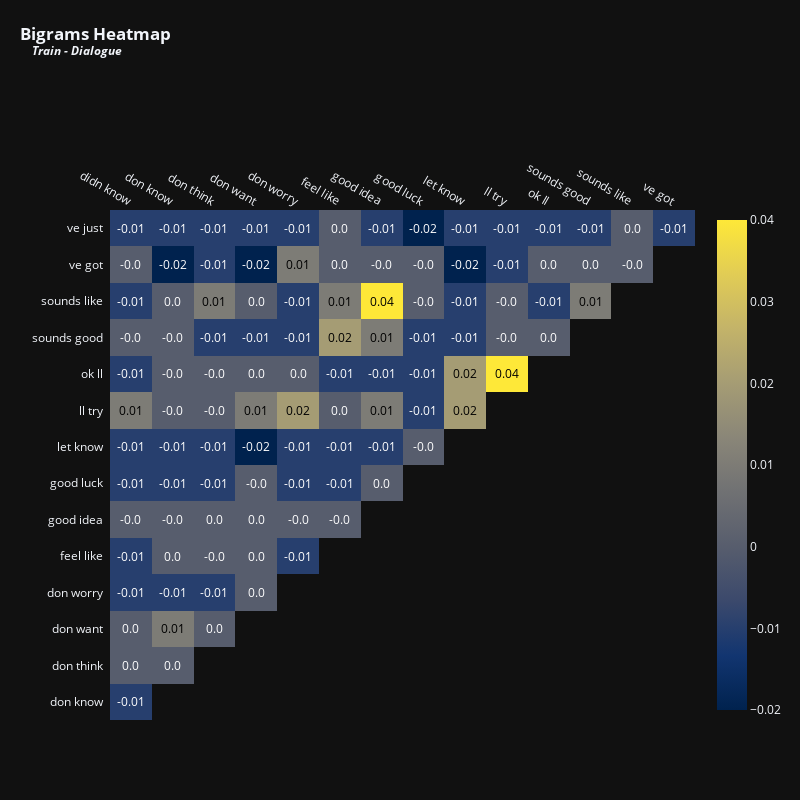

Here is the notebook cell this chart was saved with:
### Markdown cell above
<p style="font-family: Calibri, serif; text-align: left;
          font-size: 24px; letter-spacing: .85px;color: #02011a">Let's now analyze bigrams across dialogues and summaries.</p>

### Code cell
vectorizer = TfidfVectorizer(max_features = 15,stop_words = 'english',ngram_range = (2,2)) # Top 15 terms
x = vectorizer.fit_transform(train['dialogue'].fillna(''))
df_tfidfvect = pd.DataFrame(x.toarray(), columns=vectorizer.get_feature_names_out())
plot_correlation(df_tfidfvect, 'Bigrams', 'Train - Dialogue', 800, 800, 12)

### Figure 1 — Plotly figure (JSON) as saved in the notebook; plotly's stock layout.template omitted (floating-point values rounded to 4 significant figures)
{"data": [{"colorscale": [[0, "#00224e"], [0.1111, "#123570"], [0.2222, "#3b496c"], [0.3333, "#575d6d"], [0.4444, "#707173"], [0.5556, "#8a8678"], [0.6667, "#a59c74"], [0.7778, "#c3b369"], [0.8889, "#e1cc55"], [1, "#fee838"]], "reversescale": false, "showscale": false, "type": "heatmap", "x": ["didn know", "don know", "don think", "don want", "don worry", "feel like", "good idea", "good luck", "let know", "ll try", "ok ll", "sounds good", "sounds like", "ve got"], "y": ["ve just", "ve got", "sounds like", "sounds good", "ok ll", "ll try", "let know", "good luck", "good idea", "feel like", "don worry", "don want", "don think", "don know"], "z": [[-0.01, -0.01, -0.01, -0.01, -0.01, 0, -0.01, -0.02, -0.01, -0.01, -0.01, -0.01, 0, -0.01], [0, -0.02, -0.01, -0.02, 0.01, 0, 0, 0, -0.02, -0.01, 0, 0, 0], [-0.01, 0, 0.01, 0, -0.01, 0.01, 0.04, 0, -0.01, 0, -0.01, 0.01], [0, 0, -0.01, -0.01, -0.01, 0.02, 0.01, -0.01, -0.01, 0, 0], [-0.01, 0, 0, 0, 0, -0.01, -0.01, -0.01, 0.02, 0.04], [0.01, 0, 0, 0.01, 0.02, 0, 0.01, -0.01, 0.02], [-0.01, -0.01, -0.01, -0.02, -0.01, -0.01, -0.01, 0], [-0.01, -0.01, -0.01, 0, -0.01, -0.01, 0], [0, 0, 0, 0, 0, 0], [-0.01, 0, 0, 0, -0.01], [-0.01, -0.01, -0.01, 0], [0, 0.01, 0], [0, 0], [-0.01]]}, {"colorscale": [[0, "#00224e"], [0.1111, "#123570"], [0.2222, "#3b496c"], [0.3333, "#575d6d"], [0.4444, "#707173"], [0.5556, "#8a8678"], [0.6667, "#a59c74"], [0.7778, "#c3b369"], [0.8889, "#e1cc55"], [1, "#fee838"]], "showscale": true, "type": "heatmap", "visible": true, "z": [[-0.01, -0.01, -0.01, -0.01, -0.01, 0, -0.01, -0.02, -0.01, -0.01, -0.01, -0.01, 0, -0.01], [0, -0.02, -0.01, -0.02, 0.01, 0, 0, 0, -0.02, -0.01, 0, 0, 0], [-0.01, 0, 0.01, 0, -0.01, 0.01, 0.04, 0, -0.01, 0, -0.01, 0.01], [0, 0, -0.01, -0.01, -0.01, 0.02, 0.01, -0.01, -0.01, 0, 0], [-0.01, 0, 0, 0, 0, -0.01, -0.01, -0.01, 0.02, 0.04], [0.01, 0, 0, 0.01, 0.02, 0, 0.01, -0.01, 0.02], [-0.01, -0.01, -0.01, -0.02, -0.01, -0.01, -0.01, 0], [-0.01, -0.01, -0.01, 0, -0.01, -0.01, 0], [0, 0, 0, 0, 0, 0], [-0.01, 0, 0, 0, -0.01], [-0.01, -0.01, -0.01, 0], [0, 0.01, 0], [0, 0], [-0.01]]}], "layout": {"annotations": [{"font": {"color": "#FFFFFF", "size": 12}, "showarrow": false, "text": "-0.01", "x": "didn know", "xref": "x", "y": "ve just", "yref": "y"}, {"font": {"color": "#FFFFFF", "size": 12}, "showarrow": false, "text": "-0.01", "x": "don know", "xref": "x", "y": "ve just", "yref": "y"}, {"font": {"color": "#FFFFFF", "size": 12}, "showarrow": false, "text": "-0.01", "x": "don think", "xref": "x", "y": "ve just", "yref": "y"}, {"font": {"color": "#FFFFFF", "size": 12}, "showarrow": false, "text": "-0.01", "x": "don want", "xref": "x", "y": "ve just", "yref": "y"}, {"font": {"color": "#FFFFFF", "size": 12}, "showarrow": false, "text": "-0.01", "x": "don worry", "xref": "x", "y": "ve just", "yref": "y"}, {"font": {"color": "#FFFFFF", "size": 12}, "showarrow": false, "text": "0.0", "x": "feel like", "xref": "x", "y": "ve just", "yref": "y"}, {"font": {"color": "#FFFFFF", "size": 12}, "showarrow": false, "text": "-0.01", "x": "good idea", "xref": "x", "y": "ve just", "yref": "y"}, {"font": {"color": "#FFFFFF", "size": 12}, "showarrow": false, "text": "-0.02", "x": "good luck", "xref": "x", "y": "ve just", "yref": "y"}, {"font": {"color": "#FFFFFF", "size": 12}, "showarrow": false, "text": "-0.01", "x": "let know", "xref": "x", "y": "ve just", "yref": "y"}, {"font": {"color": "#FFFFFF", "size": 12}, "showarrow": false, "text": "-0.01", "x": "ll try", "xref": "x", "y": "ve just", "yref": "y"}, {"font": {"color": "#FFFFFF", "size": 12}, "showarrow": false, "text": "-0.01", "x": "ok ll", "xref": "x", "y": "ve just", "yref": "y"}, {"font": {"color": "#FFFFFF", "size": 12}, "showarrow": false, "text": "-0.01", "x": "sounds good", "xref": "x", "y": "ve just", "yref": "y"}, {"font": {"color": "#FFFFFF", "size": 12}, "showarrow": false, "text": "0.0", "x": "sounds like", "xref": "x", "y": "ve just", "yref": "y"}, {"font": {"color": "#FFFFFF", "size": 12}, "showarrow": false, "text": "-0.01", "x": "ve got", "xref": "x", "y": "ve just", "yref": "y"}, {"font": {"color": "#FFFFFF", "size": 12}, "showarrow": false, "text": "-0.0", "x": "didn know", "xref": "x", "y": "ve got", "yref": "y"}, {"font": {"color": "#FFFFFF", "size": 12}, "showarrow": false, "text": "-0.02", "x": "don know", "xref": "x", "y": "ve got", "yref": "y"}, {"font": {"color": "#FFFFFF", "size": 12}, "showarrow": false, "text": "-0.01", "x": "don think", "xref": "x", "y": "ve got", "yref": "y"}, {"font": {"color": "#FFFFFF", "size": 12}, "showarrow": false, "text": "-0.02", "x": "don want", "xref": "x", "y": "ve got", "yref": "y"}, {"font": {"color": "#000000", "size": 12}, "showarrow": false, "text": "0.01", "x": "don worry", "xref": "x", "y": "ve got", "yref": "y"}, {"font": {"color": "#FFFFFF", "size": 12}, "showarrow": false, "text": "0.0", "x": "feel like", "xref": "x", "y": "ve got", "yref": "y"}, {"font": {"color": "#FFFFFF", "size": 12}, "showarrow": false, "text": "-0.0", "x": "good idea", "xref": "x", "y": "ve got", "yref": "y"}, {"font": {"color": "#FFFFFF", "size": 12}, "showarrow": false, "text": "-0.0", "x": "good luck", "xref": "x", "y": "ve got", "yref": "y"}, {"font": {"color": "#FFFFFF", "size": 12}, "showarrow": false, "text": "-0.02", "x": "let know", "xref": "x", "y": "ve got", "yref": "y"}, {"font": {"color": "#FFFFFF", "size": 12}, "showarrow": false, "text": "-0.01", "x": "ll try", "xref": "x", "y": "ve got", "yref": "y"}, {"font": {"color": "#FFFFFF", "size": 12}, "showarrow": false, "text": "0.0", "x": "ok ll", "xref": "x", "y": "ve got", "yref": "y"}, {"font": {"color": "#FFFFFF", "size": 12}, "showarrow": false, "text": "0.0", "x": "sounds good", "xref": "x", "y": "ve got", "yref": "y"}, {"font": {"color": "#FFFFFF", "size": 12}, "showarrow": false, "text": "-0.0", "x": "sounds like", "xref": "x", "y": "ve got", "yref": "y"}, {"font": {"color": "#FFFFFF", "size": 12}, "showarrow": false, "text": "-0.01", "x": "didn know", "xref": "x", "y": "sounds like", "yref": "y"}, {"font": {"color": "#FFFFFF", "size": 12}, "showarrow": false, "text": "0.0", "x": "don know", "xref": "x", "y": "sounds like", "yref": "y"}, {"font": {"color": "#000000", "size": 12}, "showarrow": false, "text": "0.01", "x": "don think", "xref": "x", "y": "sounds like", "yref": "y"}, {"font": {"color": "#FFFFFF", "size": 12}, "showarrow": false, "text": "0.0", "x": "don want", "xref": "x", "y": "sounds like", "yref": "y"}, {"font": {"color": "#FFFFFF", "size": 12}, "showarrow": false, "text": "-0.01", "x": "don worry", "xref": "x", "y": "sounds like", "yref": "y"}, {"font": {"color": "#000000", "size": 12}, "showarrow": false, "text": "0.01", "x": "feel like", "xref": "x", "y": "sounds like", "yref": "y"}, {"font": {"color": "#000000", "size": 12}, "showarrow": false, "text": "0.04", "x": "good idea", "xref": "x", "y": "sounds like", "yref": "y"}, {"font": {"color": "#FFFFFF", "size": 12}, "showarrow": false, "text": "-0.0", "x": "good luck", "xref": "x", "y": "sounds like", "yref": "y"}, {"font": {"color": "#FFFFFF", "size": 12}, "showarrow": false, "text": "-0.01", "x": "let know", "xref": "x", "y": "sounds like", "yref": "y"}, {"font": {"color": "#FFFFFF", "size": 12}, "showarrow": false, "text": "-0.0", "x": "ll try", "xref": "x", "y": "sounds like", "yref": "y"}, {"font": {"color": "#FFFFFF", "size": 12}, "showarrow": false, "text": "-0.01", "x": "ok ll", "xref": "x", "y": "sounds like", "yref": "y"}, {"font": {"color": "#000000", "size": 12}, "showarrow": false, "text": "0.01", "x": "sounds good", "xref": "x", "y": "sounds like", "yref": "y"}, {"font": {"color": "#FFFFFF", "size": 12}, "showarrow": false, "text": "-0.0", "x": "didn know", "xref": "x", "y": "sounds good", "yref": "y"}, {"font": {"color": "#FFFFFF", "size": 12}, "showarrow": false, "text": "-0.0", "x": "don know", "xref": "x", "y": "sounds good", "yref": "y"}, {"font": {"color": "#FFFFFF", "size": 12}, "showarrow": false, "text": "-0.01", "x": "don think", "xref": "x", "y": "sounds good", "yref": "y"}, {"font": {"color": "#FFFFFF", "size": 12}, "showarrow": false, "text": "-0.01", "x": "don want", "xref": "x", "y": "sounds good", "yref": "y"}, {"font": {"color": "#FFFFFF", "size": 12}, "showarrow": false, "text": "-0.01", "x": "don worry", "xref": "x", "y": "sounds good", "yref": "y"}, {"font": {"color": "#000000", "size": 12}, "showarrow": false, "text": "0.02", "x": "feel like", "xref": "x", "y": "sounds good", "yref": "y"}, {"font": {"color": "#000000", "size": 12}, "showarrow": false, "text": "0.01", "x": "good idea", "xref": "x", "y": "sounds good", "yref": "y"}, {"font": {"color": "#FFFFFF", "size": 12}, "showarrow": false, "text": "-0.01", "x": "good luck", "xref": "x", "y": "sounds good", "yref": "y"}, {"font": {"color": "#FFFFFF", "size": 12}, "showarrow": false, "text": "-0.01", "x": "let know", "xref": "x", "y": "sounds good", "yref": "y"}, {"font": {"color": "#FFFFFF", "size": 12}, "showarrow": false, "text": "-0.0", "x": "ll try", "xref": "x", "y": "sounds good", "yref": "y"}, {"font": {"color": "#FFFFFF", "size": 12}, "showarrow": false, "text": "0.0", "x": "ok ll", "xref": "x", "y": "sounds good", "yref": "y"}, {"font": {"color": "#FFFFFF", "size": 12}, "showarrow": false, "text": "-0.01", "x": "didn know", "xref": "x", "y": "ok ll", "yref": "y"}, {"font": {"color": "#FFFFFF", "size": 12}, "showarrow": false, "text": "-0.0", "x": "don know", "xref": "x", "y": "ok ll", "yref": "y"}, {"font": {"color": "#FFFFFF", "size": 12}, "showarrow": false, "text": "-0.0", "x": "don think", "xref": "x", "y": "ok ll", "yref": "y"}, {"font": {"color": "#FFFFFF", "size": 12}, "showarrow": false, "text": "0.0", "x": "don want", "xref": "x", "y": "ok ll", "yref": "y"}, {"font": {"color": "#FFFFFF", "size": 12}, "showarrow": false, "text": "0.0", "x": "don worry", "xref": "x", "y": "ok ll", "yref": "y"}, {"font": {"color": "#FFFFFF", "size": 12}, "showarrow": false, "text": "-0.01", "x": "feel like", "xref": "x", "y": "ok ll", "yref": "y"}, {"font": {"color": "#FFFFFF", "size": 12}, "showarrow": false, "text": "-0.01", "x": "good idea", "xref": "x", "y": "ok ll", "yref": "y"}, {"font": {"color": "#FFFFFF", "size": 12}, "showarrow": false, "text": "-0.01", "x": "good luck", "xref": "x", "y": "ok ll", "yref": "y"}, {"font": {"color": "#000000", "size": 12}, "showarrow": false, "text": "0.02", "x": "let know", "xref": "x", "y": "ok ll", "yref": "y"}, {"font": {"color": "#000000", "size": 12}, "showarrow": false, "text": "0.04", "x": "ll try", "xref": "x", "y": "ok ll", "yref": "y"}, {"font": {"color": "#000000", "size": 12}, "showarrow": false, "text": "0.01", "x": "didn know", "xref": "x", "y": "ll try", "yref": "y"}, {"font": {"color": "#FFFFFF", "size": 12}, "showarrow": false, "text": "-0.0", "x": "don know", "xref": "x", "y": "ll try", "yref": "y"}, {"font": {"color": "#FFFFFF", "size": 12}, "showarrow": false, "text": "-0.0", "x": "don think", "xref": "x", "y": "ll try", "yref": "y"}, {"font": {"color": "#000000", "size": 12}, "showarrow": false, "text": "0.01", "x": "don want", "xref": "x", "y": "ll try", "yref": "y"}, {"font": {"color": "#000000", "size": 12}, "showarrow": false, "text": "0.02", "x": "don worry", "xref": "x", "y": "ll try", "yref": "y"}, {"font": {"color": "#FFFFFF", "size": 12}, "showarrow": false, "text": "0.0", "x": "feel like", "xref": "x", "y": "ll try", "yref": "y"}, {"font": {"color": "#000000", "size": 12}, "showarrow": false, "text": "0.01", "x": "good idea", "xref": "x", "y": "ll try", "yref": "y"}, {"font": {"color": "#FFFFFF", "size": 12}, "showarrow": false, "text": "-0.01", "x": "good luck", "xref": "x", "y": "ll try", "yref": "y"}, {"font": {"color": "#000000", "size": 12}, "showarrow": false, "text": "0.02", "x": "let know", "xref": "x", "y": "ll try", "yref": "y"}, {"font": {"color": "#FFFFFF", "size": 12}, "showarrow": false, "text": "-0.01", "x": "didn know", "xref": "x", "y": "let know", "yref": "y"}, {"font": {"color": "#FFFFFF", "size": 12}, "showarrow": false, "text": "-0.01", "x": "don know", "xref": "x", "y": "let know", "yref": "y"}, {"font": {"color": "#FFFFFF", "size": 12}, "showarrow": false, "text": "-0.01", "x": "don think", "xref": "x", "y": "let know", "yref": "y"}, {"font": {"color": "#FFFFFF", "size": 12}, "showarrow": false, "text": "-0.02", "x": "don want", "xref": "x", "y": "let know", "yref": "y"}, {"font": {"color": "#FFFFFF", "size": 12}, "showarrow": false, "text": "-0.01", "x": "don worry", "xref": "x", "y": "let know", "yref": "y"}, {"font": {"color": "#FFFFFF", "size": 12}, "showarrow": false, "text": "-0.01", "x": "feel like", "xref": "x", "y": "let know", "yref": "y"}, {"font": {"color": "#FFFFFF", "size": 12}, "showarrow": false, "text": "-0.01", "x": "good idea", "xref": "x", "y": "let know", "yref": "y"}, {"font": {"color": "#FFFFFF", "size": 12}, "showarrow": false, "text": "-0.0", "x": "good luck", "xref": "x", "y": "let know", "yref": "y"}, {"font": {"color": "#FFFFFF", "size": 12}, "showarrow": false, "text": "-0.01", "x": "didn know", "xref": "x", "y": "good luck", "yref": "y"}, {"font": {"color": "#FFFFFF", "size": 12}, "showarrow": false, "text": "-0.01", "x": "don know", "xref": "x", "y": "good luck", "yref": "y"}, {"font": {"color": "#FFFFFF", "size": 12}, "showarrow": false, "text": "-0.01", "x": "don think", "xref": "x", "y": "good luck", "yref": "y"}, {"font": {"color": "#FFFFFF", "size": 12}, "showarrow": false, "text": "-0.0", "x": "don want", "xref": "x", "y": "good luck", "yref": "y"}, {"font": {"color": "#FFFFFF", "size": 12}, "showarrow": false, "text": "-0.01", "x": "don worry", "xref": "x", "y": "good luck", "yref": "y"}, {"font": {"color": "#FFFFFF", "size": 12}, "showarrow": false, "text": "-0.01", "x": "feel like", "xref": "x", "y": "good luck", "yref": "y"}, {"font": {"color": "#FFFFFF", "size": 12}, "showarrow": false, "text": "0.0", "x": "good idea", "xref": "x", "y": "good luck", "yref": "y"}, {"font": {"color": "#FFFFFF", "size": 12}, "showarrow": false, "text": "-0.0", "x": "didn know", "xref": "x", "y": "good idea", "yref": "y"}, {"font": {"color": "#FFFFFF", "size": 12}, "showarrow": false, "text": "-0.0", "x": "don know", "xref": "x", "y": "good idea", "yref": "y"}, {"font": {"color": "#FFFFFF", "size": 12}, "showarrow": false, "text": "0.0", "x": "don think", "xref": "x", "y": "good idea", "yref": "y"}, {"font": {"color": "#FFFFFF", "size": 12}, "showarrow": false, "text": "0.0", "x": "don want", "xref": "x", "y": "good idea", "yref": "y"}, {"font": {"color": "#FFFFFF", "size": 12}, "showarrow": false, "text": "-0.0", "x": "don worry", "xref": "x", "y": "good idea", "yref": "y"}, {"font": {"color": "#FFFFFF", "size": 12}, "showarrow": false, "text": "-0.0", "x": "feel like", "xref": "x", "y": "good idea", "yref": "y"}, {"font": {"color": "#FFFFFF", "size": 12}, "showarrow": false, "text": "-0.01", "x": "didn know", "xref": "x", "y": "feel like", "yref": "y"}, {"font": {"color": "#FFFFFF", "size": 12}, "showarrow": false, "text": "0.0", "x": "don know", "xref": "x", "y": "feel like", "yref": "y"}, {"font": {"color": "#FFFFFF", "size": 12}, "showarrow": false, "text": "-0.0", "x": "don think", "xref": "x", "y": "feel like", "yref": "y"}, {"font": {"color": "#FFFFFF", "size": 12}, "showarrow": false, "text": "0.0", "x": "don want", "xref": "x", "y": "feel like", "yref": "y"}, {"font": {"color": "#FFFFFF", "size": 12}, "showarrow": false, "text": "-0.01", "x": "don worry", "xref": "x", "y": "feel like", "yref": "y"}, {"font": {"color": "#FFFFFF", "size": 12}, "showarrow": false, "text": "-0.01", "x": "didn know", "xref": "x", "y": "don worry", "yref": "y"}, {"font": {"color": "#FFFFFF", "size": 12}, "showarrow": false, "text": "-0.01", "x": "don know", "xref": "x", "y": "don worry", "yref": "y"}, {"font": {"color": "#FFFFFF", "size": 12}, "showarrow": false, "text": "-0.01", "x": "don think", "xref": "x", "y": "don worry", "yref": "y"}, {"font": {"color": "#FFFFFF", "size": 12}, "showarrow": false, "text": "0.0", "x": "don want", "xref": "x", "y": "don worry", "yref": "y"}, {"font": {"color": "#FFFFFF", "size": 12}, "showarrow": false, "text": "0.0", "x": "didn know", "xref": "x", "y": "don want", "yref": "y"}, {"font": {"color": "#000000", "size": 12}, "showarrow": false, "text": "0.01", "x": "don know", "xref": "x", "y": "don want", "yref": "y"}, {"font": {"color": "#FFFFFF", "size": 12}, "showarrow": false, "text": "0.0", "x": "don think", "xref": "x", "y": "don want", "yref": "y"}, {"font": {"color": "#FFFFFF", "size": 12}, "showarrow": false, "text": "0.0", "x": "didn know", "xref": "x", "y": "don think", "yref": "y"}, {"font": {"color": "#FFFFFF", "size": 12}, "showarrow": false, "text": "0.0", "x": "don know", "xref": "x", "y": "don think", "yref": "y"}, {"font": {"color": "#FFFFFF", "size": 12}, "showarrow": false, "text": "-0.01", "x": "didn know", "xref": "x", "y": "don know", "yref": "y"}], "height": 800, "margin": {"l": 110, "t": 210}, "title": {"text": "<b>Bigrams Heatmap<br><sup>&nbsp;&nbsp;&nbsp;&nbsp;<i>Train - Dialogue</i></sup></b>", "x": 0.025, "xanchor": "left", "y": 0.95}, "width": 800, "xaxis": {"autorange": true, "dtick": 1, "gridcolor": "rgb(0, 0, 0)", "range": [-0.5, 13.5], "showgrid": false, "side": "top", "ticks": "", "type": "category"}, "yaxis": {"autorange": true, "dtick": 1, "range": [13.5, -0.5], "showgrid": false, "ticks": "", "ticksuffix": "  ", "type": "category"}}}
